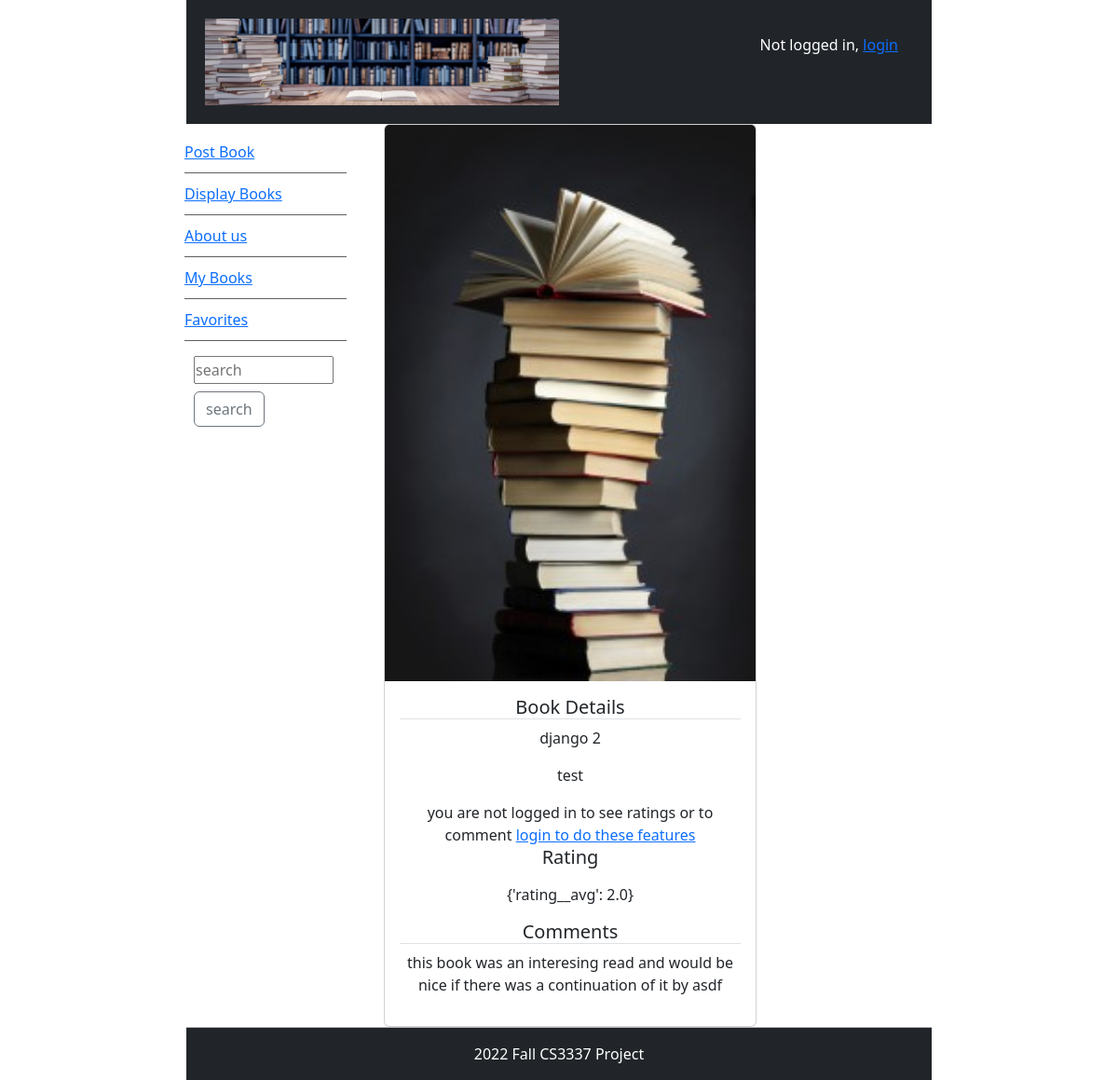
Screenshot of /book_detail/4 with the database file from the repository.
### bookMng/models.py (models this page shows, shortened)
class MainMenu(models.Model):
    item = models.CharField(max_length=200, unique=True)
    link = models.CharField(max_length=500, unique=True)

class Book(models.Model):
    name = models.CharField(max_length=200)
    web = models.URLField(max_length=200)
    price = models.DecimalField(decimal_places=2, max_digits=8)
    publishdate = models.DateField(auto_now=True)
    picture = models.FileField(upload_to='bookEX/static/uploads')
    pic_path = models.CharField(max_length=300, editable=False, blank=True)
    username = models.ForeignKey(User, blank=True, null=True, on_delete=models.CASCADE)
    favorite = models.ManyToManyField(User, related_name='favorite', blank=True)

class Comment(models.Model):
    comment = models.TextField(max_length=500, blank=True)
    product = models.ForeignKey(Book, blank=True, null=True, on_delete=models.CASCADE)
    username = models.ForeignKey(User, blank=True, null=True, on_delete=models.CASCADE)

### bookMng/views.py (the view)
# urls.py: path('book_detail/<int:book_id>', views.book_detail, name='book_detail'),
def book_detail(request, book_id):
    book = Book.objects.get(id=book_id)
    book.pic_path = book.picture.url[14:]
    is_favorite = False
    is_rate = False
    is_comment = False
    if request.user.is_authenticated:
        if Comment.objects.filter(product__id=book_id).exists():
            is_comment = True
        if book.favorite.filter(id=request.user.id).exists():
            is_favorite = True
        if Rate.objects.filter(username=request.user, product__id=book_id).exists():
            is_rate = True
            avg = Rate.objects.filter(product__id=book_id).aggregate(Avg('rating'))
            comments = Comment.objects.filter(product__id=book_id)
            return render(request,
                          'bookMng/book_detail.html',
                          {
                              'item_list': MainMenu.objects.all(),
                              'book': book,
                              'is_favorite': is_favorite,
                              'is_comment': is_comment,
                              'rate': Rate.objects.get(username=request.user, product__id=book_id),
                              'is_rate': is_rate,
                              'avg': avg,
                              'comments': comments
                          })
        else:
            comments = Comment.objects.filter(product__id=book_id)
            return render(request,
                          'bookMng/book_detail.html',
                          {
                              'item_list': MainMenu.objects.all(),
                              'book': book,
                              'is_favorite': is_favorite,
                              'is_rate': is_rate,
                              'comments': comments
                          })
    else:
        comments = Comment.objects.filter(product__id=book_id)
        avg = Rate.objects.filter(product__id=book_id).aggregate(Avg('rating'))
        return render(request,
                      'bookMng/book_detail.html',
                      {
                          'is_rate': is_rate,
                          'item_list': MainMenu.objects.all(),
                          'book': book,
                          'comments': comments,
                          'avg':avg
                      })

### bookEX/templates/bookMng/book_detail.html (shortened to what this page needs)
{% extends "base.html" %}
{% load static %}
{% block sidenav %}
    {% for item in item_list %}
    <li>
        <a href="{{item.link}}">{{item.item}} </a>
    </li>
    {% endfor %}
{% endblock sidenav %}
{% block content %}
<div class="container">
<div class="card text-center" style="max-width: 400px">
  <img src="{% static book.pic_path %}" class="card-img-top">
  <div class="card-body">
    <h5 class="card-title border-bottom"> Book Details</h5>
    <p class="card-text"> {{book.name}}</p>
    <p class="card-text"> {{book.username}} </p>
    {% if user.is_authenticated %}
    <p class="card-text">
    <form action="{% url 'rate' book.id %}" method="POST">
       {% csrf_token %}
       <h5 class="border-bottom"> Rate</h5>
       <div class="rate">
           Rate from 1-5
           <input type="radio" name="rating" id="rating1" value="1" required/>
           <input type="radio" name="rating" id="rating2" value="2" required/>
           <input type="radio" name="rating" id="rating3" value="3" required/>
           <input type="radio" name="rating" id="rating4" value="4" required/>
           <input type="radio" name="rating" id="rating5" value="5" required/>
           <br>
           <input type="submit" style="width:200px;" value="Submit review" class="btn btn-primary m-1">
           <div>
               {% if is_favorite %}
                <a class="btn btn-outline-danger m-1" style="width:200px;"  href="http://127.0.0.1:8000/book_favorite/{{ book.id }}"> unfavorite    </a>
                {% else %}
                <a class="btn btn-primary m-1" style="width:200px;"  href="http://127.0.0.1:8000/book_favorite/{{ book.id }}">   favorites   </a>
                {% endif %}
            </div>
       </div>
    </form>
 <form  action="{% url 'comment' book.id %}" method="POST" novalidate>
     <textarea name="comment" id="comment" style="width:200px; height:100"  placeholder="enter text here" required></textarea>
                <input class="btn btn-primary m-1" style="width:200px" type="submit" value="Submit">
     {% csrf_token %}
  </form>
            {% else %}
you are not logged in to see ratings or to comment
            <a href="{% url 'login' %}?next=/">login to do these features</a>
            {% endif %}
   <h5 class="card-title"> Rating</h5>
 {% if is_rate %}
    <p> {{rate.rating}}</p>
 <p>{{avg}}</p>
      {% else %}
       <p>{{avg}}</p>
 {% endif %}
    <h5 class="card-title border-bottom"> Comments</h5>
    {% for comment in comments %}
      <p>  {{comment.comment}}  by {{comment.username}} </p>
    {% endfor %}
</div>
</div>
{% endblock content %}

### bookEX/static/main.css (style rules this page uses)
#nav li { padding-top:10px; padding-bottom:10px; list-style-type: none; border-bottom: thin solid #5f5f5f; color:#4c4c4c; left:0px; list-style-position:inside; margin-left: -10px; }

### rows the page displays
MainMenu: item "Post Book"
MainMenu: item "Display Books"
MainMenu: item "About us"
MainMenu: item "My Books"
MainMenu: item "Favorites"
Book: name "django 2", username "test"
Comment: comment "this book was an interesing read and would be nice if there was a continuation of it", username "asdf"

### other values shown
{{ avg }} "{'rating__avg': 2.0}"
